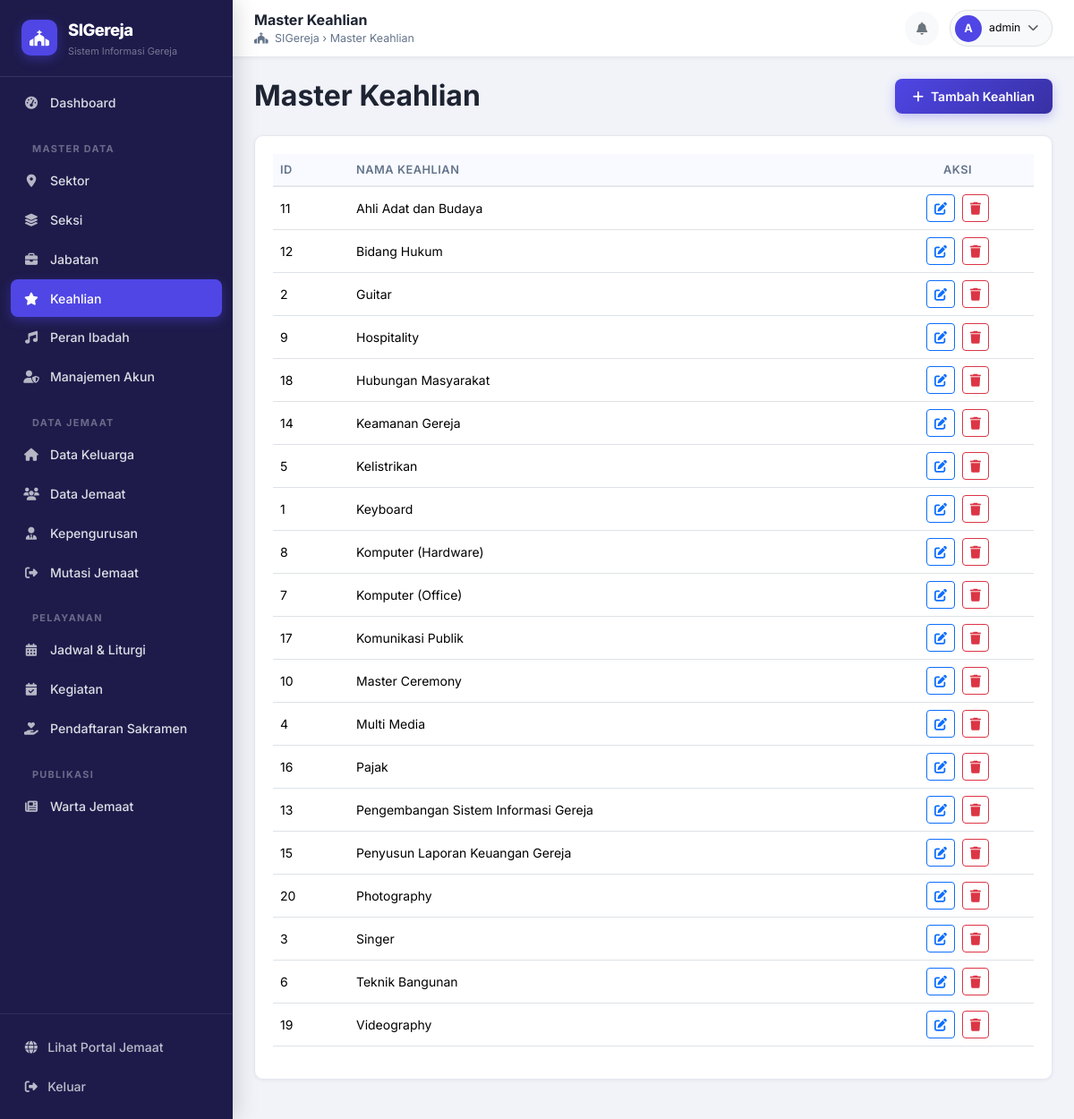
The app's page /pages/admin/master_keahlian.php (signed in) with its own data.
### tables this page shows
CREATE TABLE `tblKeahlian` (
  `id_keahlian` INT AUTO_INCREMENT PRIMARY KEY,
  `nama_keahlian` VARCHAR(100) NOT NULL
);

### pages/admin/master_keahlian.php (the view, shortened to what this page needs)
<?php
require_once '../../includes/admin_header.php';
$keahlians = $pdo->query("SELECT * FROM tblKeahlian ORDER BY nama_keahlian")->fetchAll();
?>
<div class="d-flex justify-content-between align-items-center mb-4">
    <h2 class="fw-bold mb-0">Master Keahlian</h2>
    <button class="btn btn-primary-custom" data-bs-toggle="modal" data-bs-target="#addModal"><i class="fas fa-plus me-2"></i>Tambah Keahlian</button>
</div>
<div class="glass-card-admin">
    <div class="table-responsive">
        <table class="table table-hover align-middle">
            <thead class="table-light">
                <tr>
                    <th width="10%">ID</th>
                    <th>Nama Keahlian</th>
                    <th width="20%" class="text-center">Aksi</th>
                </tr>
            </thead>
            <tbody>
                <?php foreach ($keahlians as $keahlian): ?>
                <tr>
                    <td><?= $keahlian['id_keahlian'] ?></td>
                    <td><?= htmlspecialchars($keahlian['nama_keahlian']) ?></td>
                    <td class="text-center">
                        <button class="btn btn-sm btn-outline-primary me-1" data-bs-toggle="modal" data-bs-target="#editModal<?= $keahlian['id_keahlian'] ?>"><i class="fas fa-edit"></i></button>
                        <button class="btn btn-sm btn-outline-danger" data-bs-toggle="modal" data-bs-target="#deleteModal<?= $keahlian['id_keahlian'] ?>"><i class="fas fa-trash"></i></button>
                    </td>
                </tr>
                <?php endforeach; ?>
            </tbody>
        </table>
    </div>
</div>
<?php require_once '../../includes/admin_footer.php'; ?>

### assets/css/admin.css (style rules this page uses)
:root { --alt-primary: #4f46e5; --alt-primary-dk: #3730a3; --alt-accent: #f59e0b; --alt-success: #10b981; --alt-danger: #ef4444; --alt-warning: #f59e0b; --alt-info: #3b82f6; --alt-sidebar-bg: #1e1b4b; --alt-sidebar-txt: rgba(255, 255, 255, 0.85); --alt-sidebar-act: rgba(255, 255, 255, 0.12); --alt-body-bg: #f1f3f9; --alt-card-bg: #ffffff; --alt-border: #e5e7f0; --alt-text: #1e2432; --alt-muted: #64748b; --radius: 10px; --shadow-sm: 0 1px 4px rgba(0, 0, 0, 0.06); --shadow-md: 0 4px 16px rgba(0, 0, 0, 0.08); --shadow-lg: 0 8px 32px rgba(0, 0, 0, 0.10); --transition: all 0.25s ease; }
*, *::before, *::after { box-sizing: border-box; margin: 0; padding: 0; }
body { font-family: 'Inter', sans-serif; background-color: var(--alt-body-bg); color: var(--alt-text); font-size: 0.93rem; }
.glass-card-admin { background: #fff; border-radius: var(--radius); border: 1px solid var(--alt-border); box-shadow: var(--shadow-sm); padding: 1.25rem; margin-bottom: 1.25rem; }
.table { font-size: 0.875rem; }
.table thead th { background: #f8faff; font-weight: 600; font-size: 0.80rem; text-transform: uppercase; letter-spacing: 0.04em; color: var(--alt-muted); border-bottom: 2px solid var(--alt-border); }
.btn-primary-custom { background: linear-gradient(135deg, var(--alt-primary), var(--alt-primary-dk)); color: #ffffff; border: none; border-radius: 8px; padding: 0.55rem 1.25rem; font-weight: 600; font-size: 0.875rem; box-shadow: 0 4px 12px rgba(79, 70, 229, 0.30); transition: var(--transition); }

### records on screen
tblkeahlian: id_keahlian "11", nama_keahlian "Ahli Adat dan Budaya"
tblkeahlian: id_keahlian "12", nama_keahlian "Bidang Hukum"
tblkeahlian: id_keahlian "2", nama_keahlian "Guitar"
tblkeahlian: id_keahlian "9", nama_keahlian "Hospitality"
tblkeahlian: id_keahlian "18", nama_keahlian "Hubungan Masyarakat"
tblkeahlian: id_keahlian "14", nama_keahlian "Keamanan Gereja"
tblkeahlian: id_keahlian "5", nama_keahlian "Kelistrikan"
tblkeahlian: id_keahlian "1", nama_keahlian "Keyboard"
tblkeahlian: id_keahlian "8", nama_keahlian "Komputer (Hardware)"
tblkeahlian: id_keahlian "7", nama_keahlian "Komputer (Office)"
tblkeahlian: id_keahlian "17", nama_keahlian "Komunikasi Publik"
tblkeahlian: id_keahlian "10", nama_keahlian "Master Ceremony"
tblkeahlian: id_keahlian "4", nama_keahlian "Multi Media"
tblkeahlian: id_keahlian "16", nama_keahlian "Pajak"
tblkeahlian: id_keahlian "13", nama_keahlian "Pengembangan Sistem Informasi Gereja"
tblkeahlian: id_keahlian "15", nama_keahlian "Penyusun Laporan Keuangan Gereja"
tblkeahlian: id_keahlian "20", nama_keahlian "Photography"
tblkeahlian: id_keahlian "3", nama_keahlian "Singer"
tblkeahlian: id_keahlian "6", nama_keahlian "Teknik Bangunan"
tblkeahlian: id_keahlian "19", nama_keahlian "Videography"

### other values on screen
$page_title "Master Keahlian"
substr($_SESSION['username'] ?? 'A', 0, 1) "A"
$_SESSION['username'] "admin"
